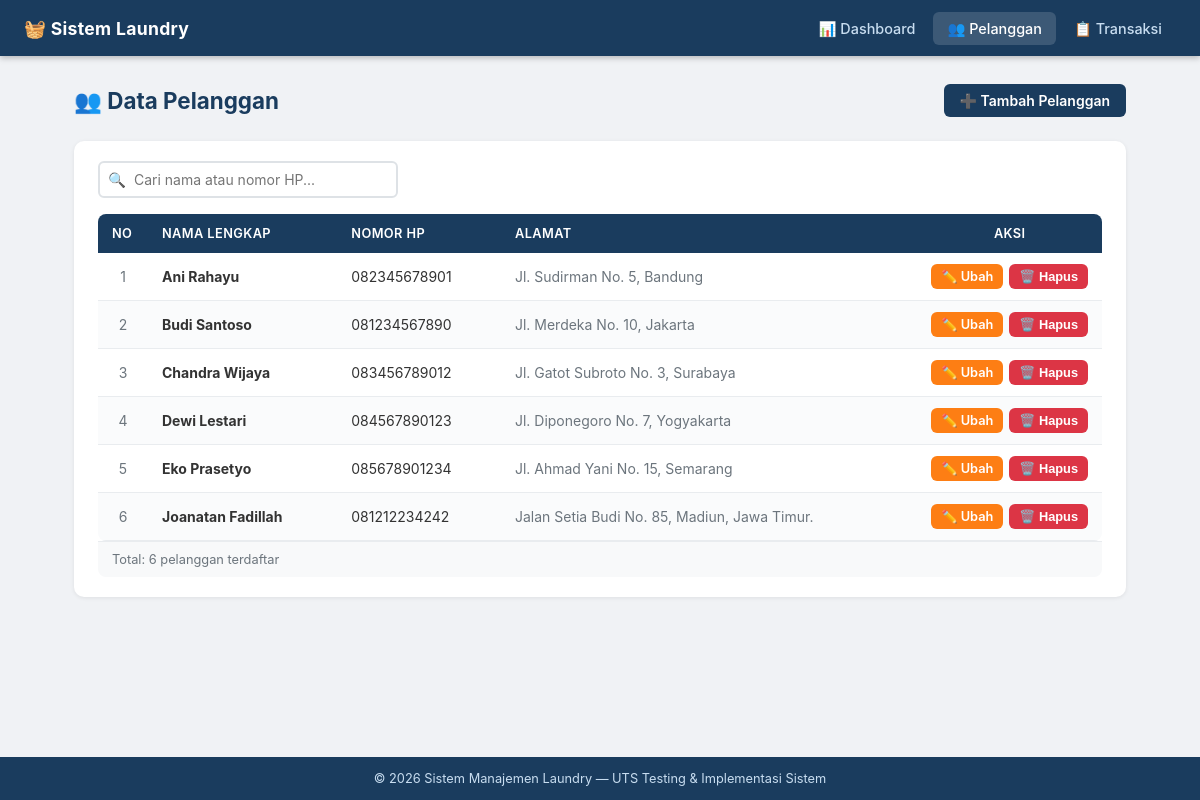
Page /pelanggan on the committed database.
### tables this page shows
CREATE TABLE pelanggan (
            id         INTEGER PRIMARY KEY AUTOINCREMENT,
            nama       TEXT    NOT NULL,
            no_hp      TEXT    NOT NULL UNIQUE,
            alamat     TEXT,
            created_at TEXT    NOT NULL DEFAULT CURRENT_TIMESTAMP
        );

### app.py (the view)
@app.route('/pelanggan')
def pelanggan_list():
    conn = get_db_connection()
    pelanggan = conn.execute('SELECT * FROM pelanggan ORDER BY nama ASC').fetchall()
    conn.close()
    return render_template('pelanggan/index.html', pelanggan=pelanggan)

### database.py (called while the page is built)
def get_db_connection():
    conn = sqlite3.connect(DB_PATH)
    conn.row_factory = sqlite3.Row
    conn.execute("PRAGMA foreign_keys = ON")  # aktifkan foreign key constraint
    return conn

### templates/pelanggan/index.html (shortened to what this page needs)
{% extends 'base.html' %}
{% block content %}
<div class="page-header">
    <h1 class="page-title">👥 Data Pelanggan</h1>
    <a href="{{ url_for('pelanggan_tambah') }}" class="btn btn-primary">➕ Tambah Pelanggan</a>
</div>
<div class="card">
    <div style="margin-bottom: 16px;">
        <div class="search-bar">
            <span class="search-icon">🔍</span>
            <input type="text" id="cari_pelanggan"
                   placeholder="Cari nama atau nomor HP..."
                   autocomplete="off">
        </div>
    </div>
    {% if pelanggan %}
    <div class="table-wrapper">
        <table>
            <thead>
                <tr>
                    <th style="width:50px">No</th>
                    <th>Nama Lengkap</th>
                    <th>Nomor HP</th>
                    <th>Alamat</th>
                    <th style="width:180px; text-align:center">Aksi</th>
                </tr>
            </thead>
            <tbody id="tabel_pelanggan_body">
                {% for p in pelanggan %}
                <tr data-searchable="{{ p.nama }} {{ p.no_hp }}">
                    <td class="text-center text-muted">{{ loop.index }}</td>
                    <td class="fw-bold">{{ p.nama }}</td>
                    <td>{{ p.no_hp }}</td>
                    <td class="text-muted">{{ p.alamat or '—' }}</td>
                    <td class="text-center">
                        <div style="display:inline-flex; gap:6px; align-items:center; justify-content:center;">
                            <a href="{{ url_for('pelanggan_edit', pid=p.id) }}"
                               class="btn btn-sm btn-warning" title="Ubah Data Pelanggan">
                                ✏️ Ubah
                            </a>
                            <form action="{{ url_for('pelanggan_hapus', pid=p.id) }}"
                                  method="POST" style="display:inline;">
                                <button type="submit" class="btn btn-sm btn-danger"
                                        onclick="return konfirmasiHapus('Hapus pelanggan {{ p.nama }}?')"
                                        title="Hapus Pelanggan">
                                    🗑️ Hapus
                                </button>
                            </form>
                        </div>
                    </td>
                </tr>
                {% endfor %}
            </tbody>
        </table>
    </div>
    <div class="table-footer">Total: {{ pelanggan | length }} pelanggan terdaftar</div>
    {% else %}
    <div class="empty-state">
        <div class="empty-icon">👤</div>
        <p>Belum ada pelanggan. <a href="{{ url_for('pelanggan_tambah') }}">Tambah pelanggan pertama →</a></p>
    </div>
    {% endif %}
</div>
{% endblock %}

### static/css/style.css (style rules this page uses)
*, *::before, *::after { box-sizing: border-box; margin: 0; padding: 0; }
body { font-family: -apple-system, BlinkMacSystemFont, 'Segoe UI', Roboto, sans-serif; font-size: 15px; color: #333; background-color: #f0f2f5; min-height: 100vh; display: flex; flex-direction: column; }
a { color: #1a3c5e; text-decoration: none; }
.page-header { display: flex; align-items: center; justify-content: space-between; margin-bottom: 24px; flex-wrap: wrap; gap: 12px; }
.page-title { font-size: 1.4rem; font-weight: 700; color: #1a3c5e; display: flex; align-items: center; gap: 8px; }
.btn { display: inline-flex; align-items: center; gap: 6px; padding: 8px 16px; border-radius: 6px; font-size: 0.875rem; font-weight: 600; cursor: pointer; border: none; transition: background 0.15s, transform 0.1s, box-shadow 0.15s; text-decoration: none; white-space: nowrap; }
.btn-primary { background-color: #1a3c5e; color: #fff; }
.btn-danger { background-color: #dc3545; color: #fff; }
.btn-warning { background-color: #fd7e14; color: #fff; }
.btn-sm { padding: 5px 10px; font-size: 0.8rem; }
.card { background: #fff; border-radius: 10px; box-shadow: 0 1px 4px rgba(0,0,0,0.08); padding: 20px 24px; margin-bottom: 20px; }
.table-wrapper { overflow-x: auto; border-radius: 8px; }
table { width: 100%; border-collapse: collapse; font-size: 0.875rem; }
table thead tr { background-color: #1a3c5e; color: #fff; }
table thead th { padding: 12px 14px; text-align: left; font-weight: 600; font-size: 0.8rem; text-transform: uppercase; letter-spacing: 0.4px; white-space: nowrap; }
table tbody tr { border-bottom: 1px solid #e9ecef; transition: background 0.1s; }
table tbody tr:nth-child(even) { background-color: #fafbfc; }
table tbody td { padding: 11px 14px; vertical-align: middle; }
table tbody td a { color: #1a3c5e; font-weight: 600; }
.table-footer { padding: 10px 14px; font-size: 0.8rem; color: #6c757d; background-color: #f8f9fa; border-top: 1px solid #e9ecef; border-radius: 0 0 8px 8px; }
.search-bar { position: relative; max-width: 300px; }
.search-bar input { width: 100%; padding: 8px 12px 8px 34px; border: 2px solid #dee2e6; border-radius: 6px; font-size: 0.875rem; font-family: inherit; }
.search-bar .search-icon { position: absolute; left: 10px; top: 50%; transform: translateY(-50%); color: #aaa; font-size: 0.9rem; pointer-events: none; }
.text-center { text-align: center; }
.text-muted { color: #6c757d; }
.fw-bold { font-weight: 700; }

### rows in the picture
pelanggan: nama "Ani Rahayu", no_hp "082345678901", alamat "Jl. Sudirman No. 5, Bandung"
pelanggan: nama "Budi Santoso", no_hp "081234567890", alamat "Jl. Merdeka No. 10, Jakarta"
pelanggan: nama "Chandra Wijaya", no_hp "083456789012", alamat "Jl. Gatot Subroto No. 3, Surabaya"
pelanggan: nama "Dewi Lestari", no_hp "084567890123", alamat "Jl. Diponegoro No. 7, Yogyakarta"
pelanggan: nama "Eko Prasetyo", no_hp "085678901234", alamat "Jl. Ahmad Yani No. 15, Semarang"
pelanggan: nama "Joanatan Fadillah", no_hp "081212234242", alamat "Jalan Setia Budi No. 85, Madiun, Jawa Timur."

### other values in the picture
{{ pelanggan | length }} "6"
